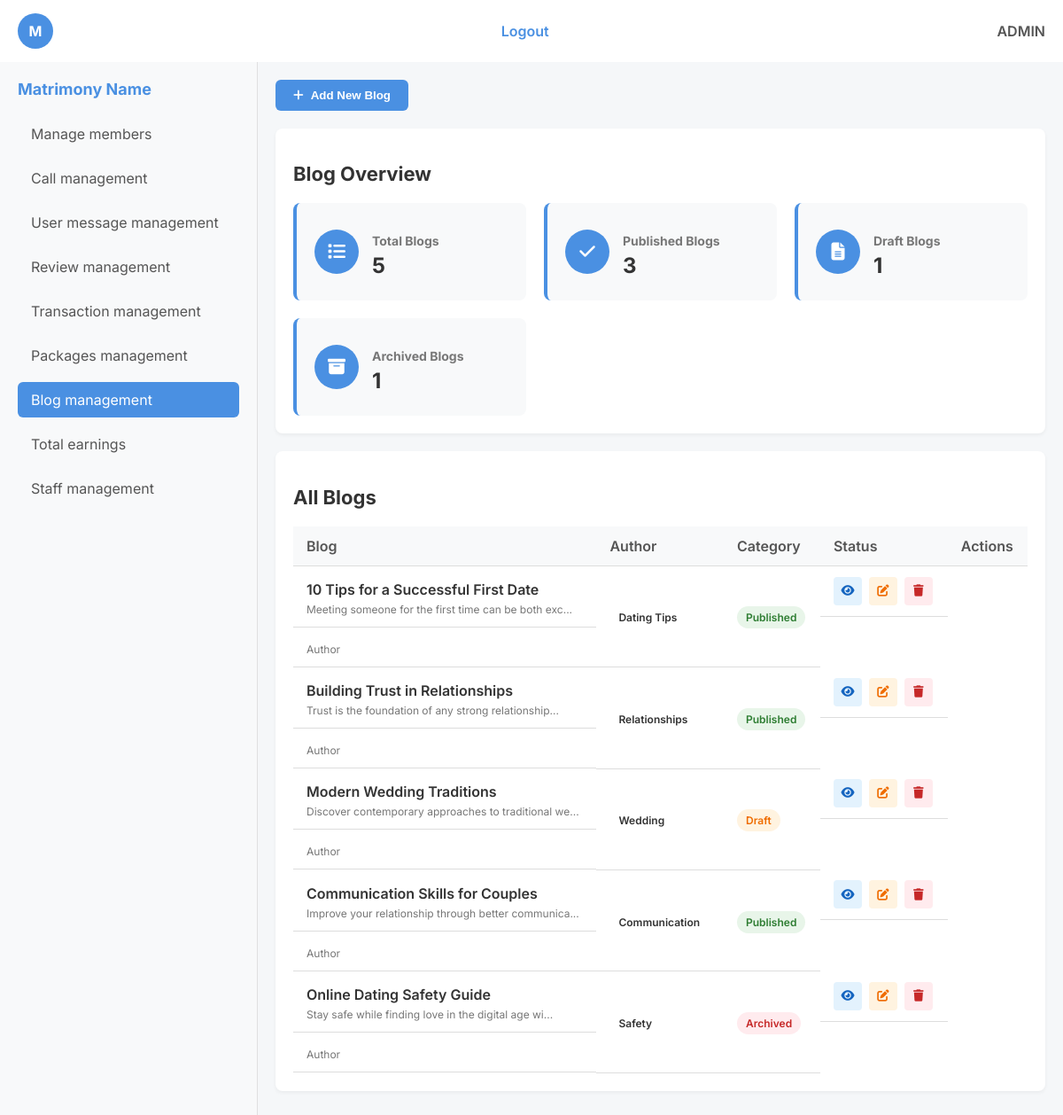
The page /admin/blog-management.php on the database its author committed.
### tables this page shows
CREATE TABLE IF NOT EXISTS `blog` (
  `blog_id` int(11) NOT NULL AUTO_INCREMENT,
  `title` varchar(255) NOT NULL,
  `content` text NOT NULL,
  `author_id` int(11) DEFAULT 1,
  `category` varchar(100) DEFAULT NULL,
  `status` enum('draft','published','archived') DEFAULT 'draft',
  `publish_date` date DEFAULT NULL,
  `created_at` timestamp DEFAULT CURRENT_TIMESTAMP,
  `updated_at` timestamp DEFAULT CURRENT_TIMESTAMP ON UPDATE CURRENT_TIMESTAMP,
  PRIMARY KEY (`blog_id`),
  KEY `idx_author` (`author_id`),
  KEY `idx_category` (`category`),
  KEY `idx_status` (`status`),
  KEY `idx_publish_date` (`publish_date`)
);

### admin/blog-management.php (the view, shortened to what this page needs)
<?php
$host = "127.0.0.1";
$user = "root";
$pass = "";
$db = "matrimony";
$conn = new mysqli($host, $user, $pass, $db);
$total_blogs = $conn->query("SELECT COUNT(*) as count FROM blog")->fetch_assoc()['count'];
$published_blogs = $conn->query("SELECT COUNT(*) as count FROM blog WHERE status='published'")->fetch_assoc()['count'];
$draft_blogs = $conn->query("SELECT COUNT(*) as count FROM blog WHERE status='draft'")->fetch_assoc()['count'];
$archived_blogs = $conn->query("SELECT COUNT(*) as count FROM blog WHERE status='archived'")->fetch_assoc()['count'];
$blogs_result = $conn->query("SELECT * FROM blog ORDER BY created_at DESC");
?>
<!DOCTYPE html>
<html lang="en">
<head>
<link rel="stylesheet" href="https://cdnjs.cloudflare.com/ajax/libs/font-awesome/6.4.0/css/all.min.css">
</head>
<body>
  <header class="top-nav">
<div class="logo-circle">M</div>
<nav class="main-menu"><a href="#" class="logout">Logout</a></nav>
<div class="user-info" id="userInfo"><span id="userDisplay">ADMIN</span></div>
  </header>
  <div class="dashboard-layout">
    <aside class="sidebar">
      <div class="matrimony-name">Matrimony Name</div>
      <ul class="sidebar-menu">
        <li><a href="members.html" class="sidebar-link">Manage members</a></li>
        <li><a href="call-management.html" class="sidebar-link">Call management</a></li>
        <li><a href="user-message-management.php" class="sidebar-link">User message management</a></li>
        <li><a href="review-management.html" class="sidebar-link">Review management</a></li>
        <li><a href="transaction-management.html" class="sidebar-link">Transaction management</a></li>
        <li><a href="packages-management.html" class="sidebar-link">Packages management</a></li>
        <li><a href="blog-management.php" class="sidebar-link active">Blog management</a></li>
        <li><a href="total-earnings.html" class="sidebar-link">Total earnings</a></li>
        <li><a id="staffLink" href="staff.html" class="sidebar-link">Staff management</a></li>
      </ul>
    </aside>
    <main class="main-content">
      <div class="top-actions">
<button id="addBlogBtn" class="action-btn primary"><i class="fas fa-plus"></i>Add New Blog</button>
      </div>
      <div class="content-section">
        <h2>Blog Overview</h2>
        <div class="stats-grid">
<div class="stat-card"><div class="stat-icon"><i class="fas fa-list"></i></div><div class="stat-info"><h3>Total Blogs</h3><div class="stat-number"><?=$total_blogs?></div></div></div>
<div class="stat-card"><div class="stat-icon"><i class="fas fa-check"></i></div><div class="stat-info"><h3>Published Blogs</h3><div class="stat-number"><?=$published_blogs?></div></div></div>
<div class="stat-card"><div class="stat-icon"><i class="fas fa-file-alt"></i></div><div class="stat-info"><h3>Draft Blogs</h3><div class="stat-number"><?=$draft_blogs?></div></div></div>
<div class="stat-card"><div class="stat-icon"><i class="fas fa-archive"></i></div><div class="stat-info"><h3>Archived Blogs</h3><div class="stat-number"><?=$archived_blogs?></div></div></div>
            </div>
          </div>
      <div class="content-section">
<h2>All Blogs</h2>
        <table class="data-table">
          <thead>
            <tr>
<th>Blog</th>
              <th>Author</th>
              <th>Category</th>
              <th>Status</th>
              <th>Actions</th>
            </tr>
          </thead>
          <tbody>
<?php
if($blogs_result->num_rows > 0) {
    while($blog = $blogs_result->fetch_assoc()):
?>
<tr>
<td class="blog-info">
<div class="blog-title"><?=htmlspecialchars($blog['title'])?></div>
<div class="blog-excerpt"><?=substr(htmlspecialchars($blog['content']),0,50).'...'?></div>
              </td>
<td class="author-info">
  <div class="author-role">Author</div>
              </td>
<td>
<span class="category-badge"><?=htmlspecialchars($blog['category'])?></span>
              </td>
              <td>
<?php if($blog['status']=='published'): ?>
                <span class="status-badge success">Published</span>
<?php elseif($blog['status']=='draft'): ?>
                <span class="status-badge pending">Draft</span>
<?php else: ?>
                <span class="status-badge failed">Archived</span>
<?php endif; ?>
              </td>
<td class="action-buttons">
<button class="view-btn" onclick="viewBlog(<?=$blog['blog_id']?>)"><i class="fas fa-eye"></i></button>
<button class="edit-btn" onclick="openEditModal(<?=$blog['blog_id']?>)"><i class="fas fa-edit"></i></button>
<button class="delete-btn" onclick="deleteBlog(<?=$blog['blog_id']?>)"><i class="fas fa-trash"></i></button>
              </td>
            </tr>
<?php
    endwhile;
} else {
    echo '<tr><td colspan="5" class="text-center">No blogs found</td></tr>';
}
?>
          </tbody>
        </table>
      </div>
</main>
</div>
</body>
</html>

### admin/blog-management.php (style rules this page uses)
body { margin:0;font-family:'Inter',sans-serif;background:#f5f7f9;color:#333; }
.top-nav { display:flex;justify-content:space-between;align-items:center;padding:15px 20px;background:#fff;box-shadow:0 2px 4px rgba(0,0,0,0.1); }
.logo-circle { width:40px;height:40px;border-radius:50%;background:#4a90e2;color:#fff;display:flex;align-items:center;justify-content:center;font-weight:bold; }
.main-menu a { color:#4a90e2;text-decoration:none;font-weight:600; }
.user-info { font-weight:600;color:#555; }
.dashboard-layout { display:flex;min-height:calc(100vh - 70px); }
.sidebar { width:250px;background:#f8f9fa;padding:20px;border-right:1px solid #e0e0e0; }
.matrimony-name { font-size:18px;font-weight:700;margin-bottom:20px;color:#4a90e2; }
.sidebar-menu { list-style:none;padding:0; }
.sidebar-menu li { margin-bottom:10px; }
.sidebar-menu a { display:block;padding:10px 15px;color:#555;text-decoration:none;border-radius:6px;transition:all 0.3s; }
.sidebar-menu a:hover,.sidebar-menu a.active { background:#4a90e2;color:#fff; }
.main-content { flex:1;padding:20px;background:#f5f7f9; }
.top-actions { display:flex;gap:15px;margin-bottom:20px; }
.action-btn { display:flex;align-items:center;gap:8px;padding:10px 20px;border:none;border-radius:6px;cursor:pointer;font-weight:600;transition:all 0.3s; }
.action-btn.primary { background:#4a90e2;color:#fff; }
.content-section { background:#fff;border-radius:8px;padding:20px;margin-bottom:20px;box-shadow:0 2px 4px rgba(0,0,0,0.05); }
.content-section h2 { margin-bottom:20px;color:#333;font-size:22px; }
.stats-grid { display:grid;grid-template-columns:repeat(auto-fit,minmax(250px,1fr));gap:20px; }
.stat-card { display:flex;align-items:center;padding:20px;background:#f8f9fa;border-radius:8px;border-left:4px solid #4a90e2; }
.stat-icon { width:50px;height:50px;border-radius:50%;background:#4a90e2;color:#fff;display:flex;align-items:center;justify-content:center;margin-right:15px;font-size:20px; }
.stat-info h3 { font-size:14px;color:#777;margin-bottom:5px; }
.stat-number { font-size:24px;font-weight:700;color:#333;margin-bottom:5px; }
.data-table { width:100%;border-collapse:collapse; }
.data-table th,.data-table td { padding:12px 15px;text-align:left;border-bottom:1px solid #ddd; }
.data-table th { background:#f8f9fa;font-weight:600;color:#555; }
.blog-info { display:flex;flex-direction:column; }
.blog-title { font-weight:600;margin-bottom:5px; }
.blog-excerpt { font-size:12px;color:#777; }
.author-info { display:flex;flex-direction:column; }
.author-role { font-size:12px;color:#777; }
.category-badge { padding:5px 10px;border-radius:20px;font-size:12px;font-weight:600; }
.status-badge { padding:5px 10px;border-radius:20px;font-size:12px;font-weight:600; }
.status-badge.success { background:#e8f5e9;color:#2e7d32; }
.status-badge.pending { background:#fff3e0;color:#ef6c00; }
.status-badge.failed { background:#ffebee;color:#c62828; }
.action-buttons { display:flex;gap:8px; }
.view-btn,.edit-btn,.delete-btn { width:32px;height:32px;border:none;border-radius:4px;cursor:pointer;display:flex;align-items:center;justify-content:center; }
.view-btn { background:#e3f2fd;color:#1565c0; }
.edit-btn { background:#fff3e0;color:#ef6c00; }
.delete-btn { background:#ffebee;color:#c62828; }

### rows shown on the page
blog: title "10 Tips for a Successful First Date", content "Meeting someone for the first time can be both exc", category "Dating Tips", status "Published"
blog: title "Building Trust in Relationships", content "Trust is the foundation of any strong relationship", category "Relationships", status "Published"
blog: title "Modern Wedding Traditions", content "Discover contemporary approaches to traditional we", category "Wedding", status "Draft"
blog: title "Communication Skills for Couples", content "Improve your relationship through better communica", category "Communication", status "Published"
blog: title "Online Dating Safety Guide", content "Stay safe while finding love in the digital age wi", category "Safety", status "Archived"

### other values the page prints
$total_blogs "5"
$published_blogs "3"
$draft_blogs "1"
$archived_blogs "1"
